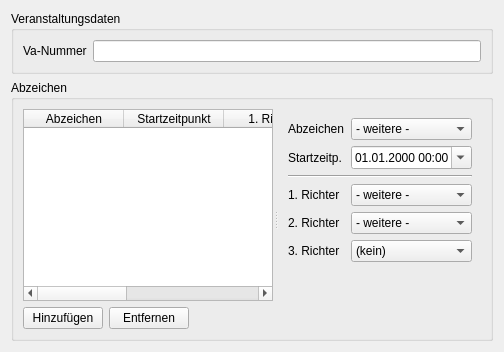
      <widget class="QWidget" name="c_vaTab">
       <attribute name="title">
        <string>Veranstaltungsdaten</string>
       </attribute>
       <layout class="QVBoxLayout" name="verticalLayout_5">
        <item>
         <widget class="QGroupBox" name="vaDetailsGroup">
          <property name="title">
           <string>Veranstaltungsdaten</string>
          </property>
          <layout class="QFormLayout" name="formLayout_3">
           <item row="0" column="0">
            <widget class="QLabel" name="vaDetailsNumberLbl">
             <property name="text">
              <string>Va-Nummer</string>
             </property>
            </widget>
           </item>
           <item row="0" column="1">
            <widget class="QLineEdit" name="vaDetailsNumberInput"/>
           </item>
          </layout>
         </widget>
        </item>
        <item>
         <widget class="QGroupBox" name="vaAbzeichenGroup">
          <property name="sizePolicy">
           <sizepolicy hsizetype="Preferred" vsizetype="MinimumExpanding">
            <horstretch>0</horstretch>
            <verstretch>0</verstretch>
           </sizepolicy>
          </property>
          <property name="title">
           <string>Abzeichen</string>
          </property>
          <layout class="QHBoxLayout" name="horizontalLayout_7">
           <item>
            <widget class="QSplitter" name="vaAbzeichenSplitter">
             <property name="orientation">
              <enum>Qt::Horizontal</enum>
             </property>
             <property name="handleWidth">
              <number>6</number>
             </property>
             <widget class="QWidget" name="verticalLayoutWidget">
              <layout class="QVBoxLayout" name="vaAbzeichenListGroup">
               <item>
                <widget class="QTableWidget" name="vaAbzeichenTable">
                 <column>
                  <property name="text">
                   <string>Abzeichen</string>
                  </property>
                 </column>
                 <column>
                  <property name="text">
                   <string>Startzeitpunkt</string>
                  </property>
                 </column>
                 <column>
                  <property name="text">
                   <string>1. Richter</string>
                  </property>
                 </column>
                 <column>
                  <property name="text">
                   <string>2. Richter</string>
                  </property>
                 </column>
                 <column>
                  <property name="text">
                   <string>3. Richter</string>
                  </property>
                 </column>
                </widget>
               </item>
               <item>
                <layout class="QHBoxLayout" name="vaAbzeichenListControlsGroup">
                 <item>
                  <widget class="QPushButton" name="vaAbzeichenAddBtn">
                   <property name="text">
                    <string>Hinzufügen</string>
                   </property>
                  </widget>
                 </item>
                 <item>
                  <widget class="QPushButton" name="vaAbzeichenDeleteBtn">
                   <property name="text">
                    <string>Entfernen</string>
                   </property>
                  </widget>
                 </item>
                 <item>
                  <spacer name="vaAbzeichenListControlsSpacer">
                   <property name="orientation">
                    <enum>Qt::Horizontal</enum>
                   </property>
                   <property name="sizeHint" stdset="0">
                    <size>
                     <width>40</width>
                     <height>20</height>
                    </size>
                   </property>
                  </spacer>
                 </item>
                </layout>
               </item>
              </layout>
             </widget>
             <widget class="QWidget" name="formLayoutWidget">
              <layout class="QFormLayout" name="vaAbzeichenDetailsGroup">
               <property name="leftMargin">
                <number>9</number>
               </property>
               <property name="topMargin">
                <number>9</number>
               </property>
               <property name="rightMargin">
                <number>9</number>
               </property>
               <property name="bottomMargin">
                <number>9</number>
               </property>
               <item row="0" column="0">
                <widget class="QLabel" name="vaAbzeichenTypeLbl">
                 <property name="text">
                  <string>Abzeichen</string>
                 </property>
                </widget>
               </item>
               <item row="0" column="1">
                <widget class="QComboBox" name="vaAbzeichenTypeInput">
                 <item>
                  <property name="text">
                   <string>- weitere -</string>
                  </property>
                 </item>
                </widget>
               </item>
               <item row="1" column="0">
                <widget class="QLabel" name="vaAbzeichenStartLbl">
                 <property name="text">
                  <string>Startzeitp.</string>
                 </property>
                </widget>
               </item>
               <item row="1" column="1">
                <widget class="QDateTimeEdit" name="vaAbzeichenStartInput">
                 <property name="displayFormat">
                  <string>dd.MM.yyyy HH:mm</string>
                 </property>
                 <property name="calendarPopup">
                  <bool>true</bool>
                 </property>
                </widget>
               </item>
               <item row="3" column="0">
                <widget class="QLabel" name="vaAbzeichenJudge1Lbl">
                 <property name="text">
                  <string>1. Richter</string>
                 </property>
                </widget>
               </item>
               <item row="3" column="1">
                <widget class="QComboBox" name="vaAbzeichenJudge1Input">
                 <item>
                  <property name="text">
                   <string>- weitere -</string>
                  </property>
                 </item>
                </widget>
               </item>
               <item row="4" column="0">
                <widget class="QLabel" name="vaAbzeichenJudge2Lbl">
                 <property name="text">
                  <string>2. Richter</string>
                 </property>
                </widget>
               </item>
               <item row="4" column="1">
                <widget class="QComboBox" name="vaAbzeichenJudge2Input">
                 <item>
                  <property name="text">
                   <string>- weitere -</string>
                  </property>
                 </item>
                </widget>
               </item>
               <item row="5" column="0">
                <widget class="QLabel" name="vaAbzeichenJudge3Lbl">
                 <property name="text">
                  <string>3. Richter</string>
                 </property>
                </widget>
               </item>
               <item row="5" column="1">
                <widget class="QComboBox" name="vaAbzeichenJudge3Input">
                 <item>
                  <property name="text">
                   <string>(kein)</string>
                  </property>
                 </item>
                 <item>
                  <property name="text">
                   <string>- weitere -</string>
                  </property>
                 </item>
                </widget>
               </item>
               <item row="2" column="0" colspan="2">
                <widget class="Line" name="vaAbzeichenDetailsSeparator">
                 <property name="orientation">
                  <enum>Qt::Horizontal</enum>
                 </property>
                </widget>
               </item>
              </layout>
             </widget>
            </widget>
           </item>
          </layout>
         </widget>
        </item>
       </layout>
      </widget>
